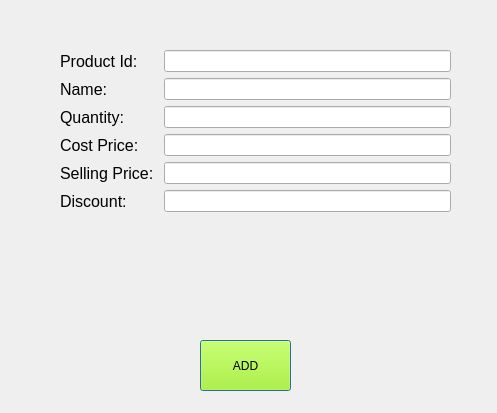
<?xml version="1.0" encoding="UTF-8"?>
<ui version="4.0">
 <class>AddItem</class>
 <widget class="QDialog" name="AddItem">
  <property name="windowModality">
   <enum>Qt::WindowModal</enum>
  </property>
  <property name="geometry">
   <rect>
    <x>0</x>
    <y>0</y>
    <width>497</width>
    <height>413</height>
   </rect>
  </property>
  <property name="windowTitle">
   <string>Add an Item</string>
  </property>
  <property name="inputMethodHints">
   <set>Qt::ImhExclusiveInputMask</set>
  </property>
  <widget class="QPushButton" name="btnAdd">
   <property name="geometry">
    <rect>
     <x>200</x>
     <y>340</y>
     <width>91</width>
     <height>51</height>
    </rect>
   </property>
   <property name="font">
    <font>
     <pointsize>9</pointsize>
    </font>
   </property>
   <property name="autoFillBackground">
    <bool>false</bool>
   </property>
   <property name="styleSheet">
    <string notr="true">background-color: rgb(170, 255, 0);</string>
   </property>
   <property name="text">
    <string>ADD</string>
   </property>
   <property name="default">
    <bool>false</bool>
   </property>
   <property name="flat">
    <bool>false</bool>
   </property>
  </widget>
  <widget class="QLabel" name="lblInfo">
   <property name="geometry">
    <rect>
     <x>180</x>
     <y>290</y>
     <width>141</width>
     <height>16</height>
    </rect>
   </property>
   <property name="styleSheet">
    <string notr="true">color: rgb(255, 0, 0);</string>
   </property>
   <property name="text">
    <string/>
   </property>
  </widget>
  <widget class="QWidget" name="formLayoutWidget">
   <property name="geometry">
    <rect>
     <x>60</x>
     <y>50</y>
     <width>391</width>
     <height>201</height>
    </rect>
   </property>
   <layout class="QFormLayout" name="formLayout">
    <item row="0" column="0">
     <widget class="QLabel" name="label">
      <property name="font">
       <font>
        <family>MS Shell Dlg 2</family>
        <pointsize>12</pointsize>
        <weight>50</weight>
        <italic>false</italic>
        <bold>false</bold>
       </font>
      </property>
      <property name="styleSheet">
       <string notr="true">font: 12pt &quot;MS Shell Dlg 2&quot;;</string>
      </property>
      <property name="text">
       <string>Product Id: </string>
      </property>
     </widget>
    </item>
    <item row="0" column="1">
     <widget class="QLineEdit" name="prod_id">
      <property name="font">
       <font>
        <pointsize>9</pointsize>
       </font>
      </property>
     </widget>
    </item>
    <item row="1" column="0">
     <widget class="QLabel" name="label_2">
      <property name="font">
       <font>
        <family>MS Shell Dlg 2</family>
        <pointsize>12</pointsize>
        <weight>50</weight>
        <italic>false</italic>
        <bold>false</bold>
       </font>
      </property>
      <property name="styleSheet">
       <string notr="true">font: 12pt &quot;MS Shell Dlg 2&quot;;</string>
      </property>
      <property name="text">
       <string>Name: </string>
      </property>
     </widget>
    </item>
    <item row="1" column="1">
     <widget class="QLineEdit" name="name">
      <property name="font">
       <font>
        <pointsize>9</pointsize>
       </font>
      </property>
     </widget>
    </item>
    <item row="2" column="0">
     <widget class="QLabel" name="label_4">
      <property name="font">
       <font>
        <family>MS Shell Dlg 2</family>
        <pointsize>12</pointsize>
        <weight>50</weight>
        <italic>false</italic>
        <bold>false</bold>
       </font>
      </property>
      <property name="styleSheet">
       <string notr="true">font: 12pt &quot;MS Shell Dlg 2&quot;;</string>
      </property>
      <property name="text">
       <string>Quantity: </string>
      </property>
     </widget>
    </item>
    <item row="2" column="1">
     <widget class="QLineEdit" name="quantity">
      <property name="font">
       <font>
        <pointsize>9</pointsize>
       </font>
      </property>
     </widget>
    </item>
    <item row="3" column="0">
     <widget class="QLabel" name="label_5">
      <property name="font">
       <font>
        <family>MS Shell Dlg 2</family>
        <pointsize>12</pointsize>
        <weight>50</weight>
        <italic>false</italic>
        <bold>false</bold>
       </font>
      </property>
      <property name="styleSheet">
       <string notr="true">font: 12pt &quot;MS Shell Dlg 2&quot;;</string>
      </property>
      <property name="text">
       <string>Cost Price: </string>
      </property>
     </widget>
    </item>
    <item row="3" column="1">
     <widget class="QLineEdit" name="cost_price">
      <property name="font">
       <font>
        <pointsize>9</pointsize>
       </font>
      </property>
     </widget>
    </item>
    <item row="4" column="0">
     <widget class="QLabel" name="label_6">
      <property name="font">
       <font>
        <family>MS Shell Dlg 2</family>
        <pointsize>12</pointsize>
        <weight>50</weight>
        <italic>false</italic>
        <bold>false</bold>
       </font>
      </property>
      <property name="styleSheet">
       <string notr="true">font: 12pt &quot;MS Shell Dlg 2&quot;;</string>
      </property>
      <property name="text">
       <string>Selling Price: </string>
      </property>
     </widget>
    </item>
    <item row="4" column="1">
     <widget class="QLineEdit" name="selling_price">
      <property name="font">
       <font>
        <pointsize>9</pointsize>
       </font>
      </property>
     </widget>
    </item>
    <item row="5" column="0">
     <widget class="QLabel" name="label_7">
      <property name="font">
       <font>
        <family>MS Shell Dlg 2</family>
        <pointsize>12</pointsize>
        <weight>50</weight>
        <italic>false</italic>
        <bold>false</bold>
       </font>
      </property>
      <property name="styleSheet">
       <string notr="true">font: 12pt &quot;MS Shell Dlg 2&quot;;</string>
      </property>
      <property name="text">
       <string>Discount: </string>
      </property>
     </widget>
    </item>
    <item row="5" column="1">
     <widget class="QLineEdit" name="discount">
      <property name="font">
       <font>
        <pointsize>9</pointsize>
       </font>
      </property>
     </widget>
    </item>
   </layout>
  </widget>
 </widget>
 <resources/>
 <connections/>
</ui>
